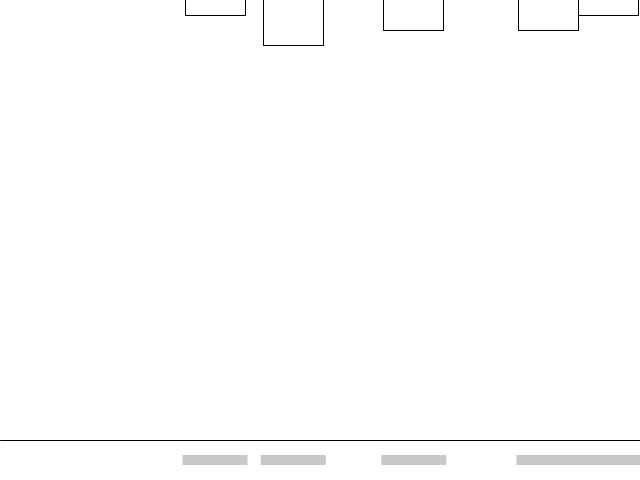
Frame 1 (no input)
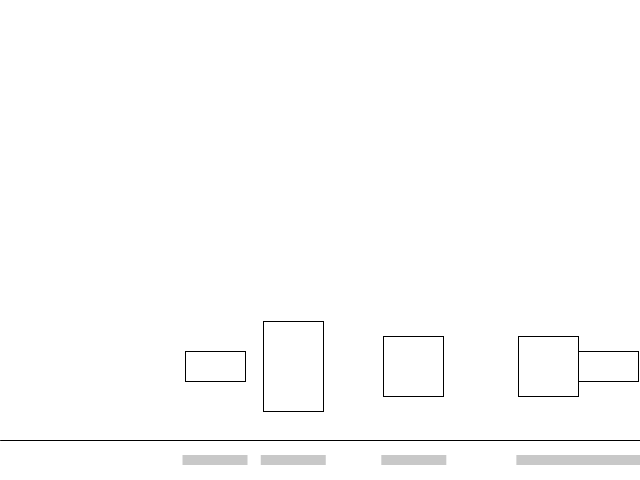
Frame 60 (the mouse pressed at the canvas centre just before this capture)
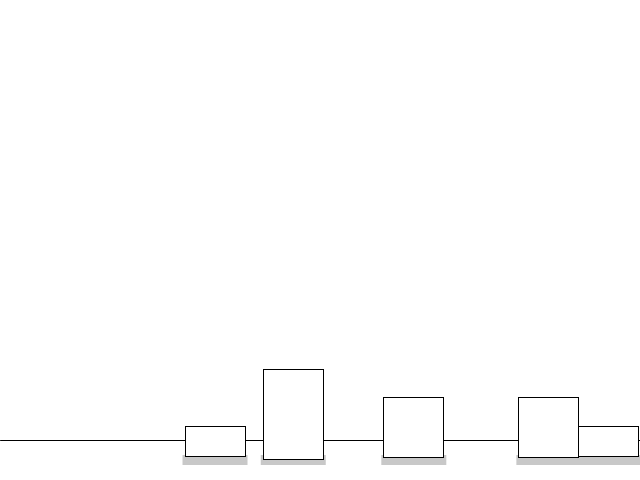
Frame 120 (the mouse held since frame 60 and released just before this capture)

The Processing sketch that drew these frames (run headless with seeded random() and noise(); from frame 60 on, the mouse is pressed at the canvas centre):

// Processing sketch: processing_153473
// ── processing_153473.pde

// drag and drop objects with simple physics
float groundY;
int dragging = 0;
ArrayList<DragBox> boxes = new ArrayList<DragBox>();

// init
void setup() {
  size(640,480);
  groundY = height - 20.0;
  for(int i = 0; i < 5; i++) {
    DragBox db = new DragBox();
    db.pos.x = random(width);
    db.size.y = 30 + floor(random(4.0))*30.0;
    boxes.add(db);
  }
  rectMode(CENTER);
}

// draw
void draw() {
  // bg
  background(255);
  // ground
  line(0, groundY - 20.0, width, groundY - 20.0);
  // boxes
  for(int i = 0; i < boxes.size(); i++) {
    DragBox db = boxes.get(i);
    db.dropShadow();
  }
  for(int i = boxes.size() - 1; i >= 0; i--) {
    DragBox db = boxes.get(i);
    db.update();
  }
  for(int i = 0; i < boxes.size(); i++) {
    DragBox db = boxes.get(i);
    db.draw();
  }
}

// dragbox
class DragBox {
  
  PVector pos, vel, size, offset;
  boolean dragged = false;
  
  DragBox() {
    pos = new PVector(0.0, 0.0);
    vel = new PVector(0.0, 0.0);
    size = new PVector(60.0, 60.0);
  }
  
  void update() {
    // pickup
    if(dragging == 0 && mousePressed == true) {
      PVector dif = PVector.sub(pos, new PVector(mouseX, mouseY));
      if(abs(dif.x) < size.x*0.5 && abs(dif.y) < size.y*0.5) {
        dragged = true;
        dragging = 1;
        offset = dif;
      }
    }
    if(dragged) {
      pos = new PVector(mouseX, mouseY);
      pos.add(offset);
      vel = new PVector();
      if(mousePressed == false) {
        dragging = 0;
        dragged = false;
      }
    }
    if(!dragged) {
      // fall
      vel.y += 0.2;
      // bounce
      if(pos.y > groundY - size.y*0.5) {
        pos.y = groundY - size.y*0.5;
        if(vel.y > 1.0)
          {vel.y *= -0.3;}
        else
          {vel.y = 0.0;}
      }
      // move
      pos.add(vel);
    }
  }
  
  void draw() {
    rect(pos.x, pos.y, size.x, size.y);
  }
  
  void dropShadow() {
    pushStyle();
    noStroke();
    fill(200);
    rect(pos.x, groundY, size.x+5.0, 10.0);
    popStyle();
  }
  
}
